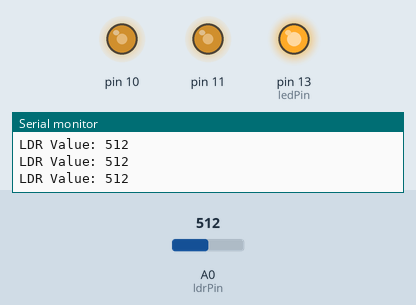
Simulated run of this sketch. Board: Arduino Uno, built with avr-gcc and run on an emulated ATmega328P. Parts: output pins drawn as LEDs (lit = HIGH), the last lines printed to the serial monitor. The test bench sets the inputs (shaded band); at power-on: A0 (ldrPin) = 512.

Above: at 1.3 s.
1.4 s: A0 (ldrPin) set to 413
2.9 s: A0 (ldrPin) set to 385
At 3.9 s:
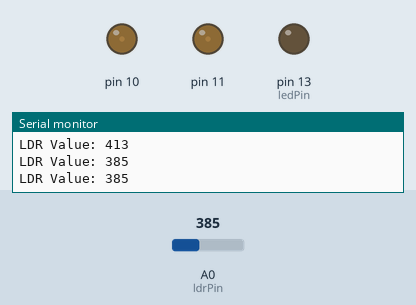
4.5 s: A0 (ldrPin) set to 310
At 5.1 s:
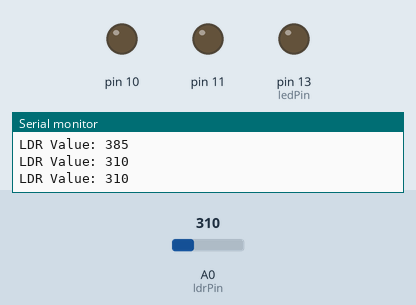
6.0 s: A0 (ldrPin) set to 710
At 6.3 s:
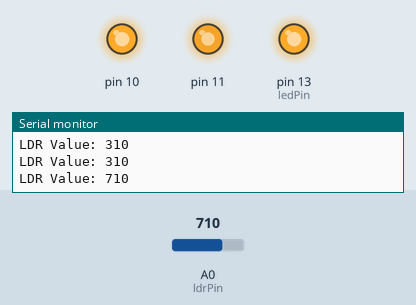
7.5 s: A0 (ldrPin) set to 690
At 8.7 s:
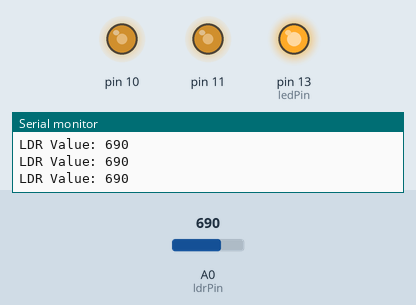
9.0 s: A0 (ldrPin) set to 716
At 9.9 s:
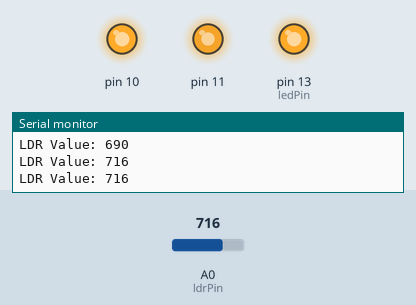
Timing chart, 0 to 11.5 s (numbered marks = the images above; inputs shaded):
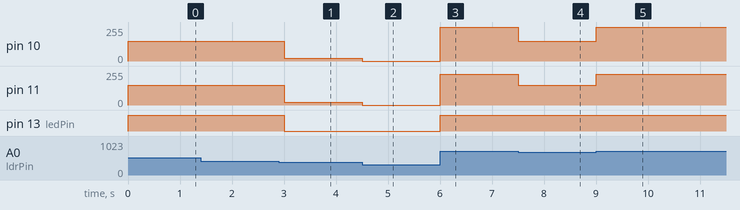

The sketch:

sketch_jan23a.ino
```cpp
const int ldrPin = A0;     // Analog pin for LDR sensor
const int ledPin = 13;      // Pin for the built-in LED on Arduino
const int numLeds = 2;     // Number of LEDs

void setup() {
  Serial.begin(9600);       // Initialize serial communication
  pinMode(ldrPin, INPUT);
  pinMode(ledPin, OUTPUT);

  // Assuming LEDs are connected to pins 10 and 11
  pinMode(10, OUTPUT);
  pinMode(11, OUTPUT);
}

void loop() {
  // Read the analog value from the LDR sensor
  int ldrValue = analogRead(ldrPin);

  // Map the inverse of the LDR value to the LED intensity (0 - 255)
  int ledIntensity = map(ldrValue, 0, 1023, 0, 255);

  // Set LED intensity based on LDR value ranges
  if (ldrValue > 700) {
    // High light intensity
    ledIntensity = 1000;  // Max intensity
  } else if (ldrValue > 400 && ldrValue < 700) {
    // Medium light intensity
    ledIntensity = 150;  // Medium intensity
   }
   else if (ldrValue > 320 && ldrValue <= 500) {
    // Low light intensity
    ledIntensity = 20;   // Low intensity
  }
  else {
    ledIntensity = 0;    // No intensity for very low LDR values
  }

  // Print the LDR value and adjusted LED intensity
  Serial.print("LDR Value: ");
  Serial.println(ldrValue);

  // Set the built-in LED intensity
  analogWrite(ledPin, ledIntensity);

  // Set the external LEDs intensity
  analogWrite(10, ledIntensity);
  analogWrite(11, ledIntensity);

  // Delay for stability and to reduce flicker
  delay(500);
}
```

Measured:
- the behaviour switches between 401 and 400 on A0 (ldrPin) (found by bisection; images 0 and 1)
- after the input at 2.9 s, pin 10, pin 11: 150/255 → 20/255 after 0.10 s; pin 13 (ledPin): HIGH → LOW after 0.10 s
- after the input at 4.5 s, pin 10, pin 11: 20/255 → 0/255 at once
- after the input at 6.0 s, pin 10: 0/255 → 255/255 at once; pin 11: 0/255 → 232/255 at once; pin 13 (ledPin): LOW → HIGH at once
- after the input at 7.5 s, pin 10: 255/255 → 150/255 at once; pin 11: 232/255 → 150/255 at once
- after the input at 9.0 s, pin 10: 150/255 → 255/255 at once; pin 11: 150/255 → 232/255 at once
